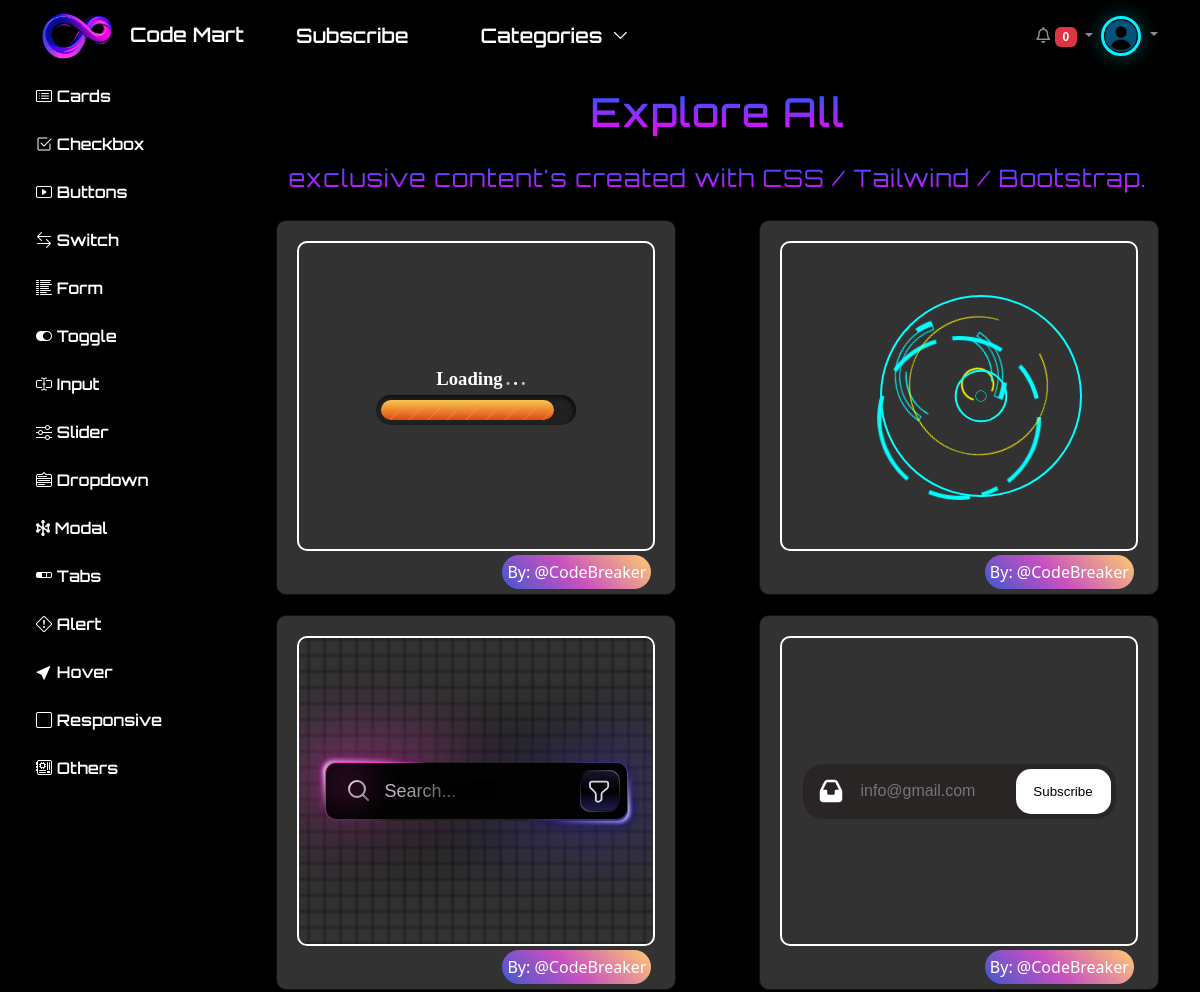
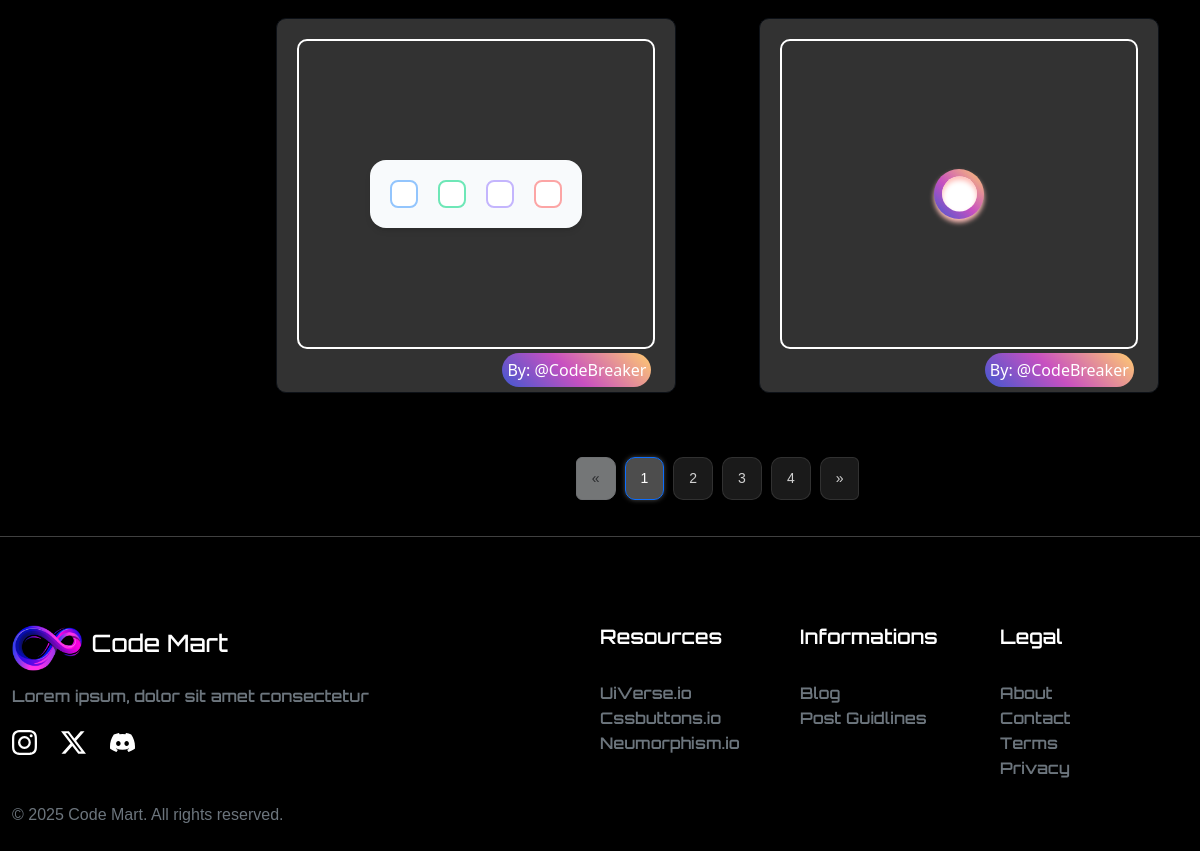
The page /content/ (signed in) on the database its author committed (2 pictures, top to bottom).
### apps/authentication/models.py (models this page shows, shortened)
class User(AbstractUser):
    ROLE_CHOICES = (
        ('developer', 'Developer'),
        ('customer', 'Customer'),
    )
    first_name = models.CharField(max_length=50)
    last_name = models.CharField(max_length=50)
    profile_picture = models.ImageField(
        upload_to='profile_pics/',
        blank=True,
        null=True,
        default='profile_pics/user_default.png'
        )
    mobile = models.PositiveBigIntegerField(unique=True, null=True, blank=True)
    email = models.EmailField(max_length=50, unique=True)
    role = models.CharField(max_length=10, choices=ROLE_CHOICES)
    REQUIRED_FIELDS = ['email', 'mobile']
    groups = models.ManyToManyField(Group, blank=True)
    user_permissions = models.ManyToManyField(Permission, blank=True)
    class Meta:
        app_label = 'authentication'
        verbose_name = 'User'
        verbose_name_plural = 'Users'

### apps/content/models.py (models this page shows, shortened)
class CodeContent(models.Model):
    developer = models.ForeignKey(User, on_delete=models.CASCADE)
    title = models.CharField(max_length=200)
    description = models.TextField()
    html_code = models.TextField()
    css_code = models.TextField(blank=True, null=True)
    js_code = models.TextField(blank=True, null=True)
    image_preview = models.ImageField(upload_to='code_previews/', blank=True, null=True)
    price = models.DecimalField(max_digits=6, decimal_places=2, default=0.00)
    CATEGORY_CHOICES = [
        ('card', 'Cards'),
        ('checkbox', 'Checkbox'),
        ('button', 'Button'),
        ('switch', 'Switch'),
        ('form', 'Form'),
        ('toggle', 'Toggle'),
        ('input', 'Input'),
        ('slider', 'Slider'),
        ('dropdown', 'Dropdown'),
        ('radio', 'Radio'),
        ('modal', 'Modal'),
        ('tabs', 'Tabs'),
        ('alert', 'Alert'),
        ('hover', 'Hover'),
        ('responsive', 'Responsive'),
        ('other', 'Other')
    ]
    category = models.CharField(max_length=50, choices=CATEGORY_CHOICES, default='other')
    DIFFICULTY_CHOICES = [
        ('beginner', 'Beginner'),
        ('intermediate', 'Intermediate'),
        ('advanced', 'Advanced'),
    ]
    difficulty = models.CharField(max_length=20, choices=DIFFICULTY_CHOICES, default='beginner')
    created_at = models.DateTimeField(auto_now_add=True)

### apps/content/views.py (the view)
# urls.py: 2. Add a URL to urlpatterns:  path('', views.home, name='home')
def home(request):
    codes = CodeContent.objects.all().order_by('-created_at')
    paginator = Paginator(codes, 6)
    page_number = request.GET.get('page')
    page_obj = paginator.get_page(page_number)
    return render(request, 'home.html', {'codes': page_obj})

### templates/home.html (shortened to what this page needs)
{% extends 'base.html' %}
{% load static %}
{% block content %}
<link rel="stylesheet" href="{% static 'css/code_live_preview_home.css' %}" />
<link rel="stylesheet" href="{% static 'css/welcomeStyles.css' %}">
<div class="container-fluid m-0 d-flex justify-content-between align-item-center">
  <div class="m-0 p-0 categories" style="20%">
    <div class="submenu">
      <div class="submenu-item text-white orbitron-header">
        <a href="{% url 'category' 'card' %}" class="submenu-link"><i class="bi bi-card-list"></i>&nbsp;Cards</a>
      </div>
      <div class="submenu-item text-white orbitron-header">
        <a href="{% url 'category' 'checkbox' %}" class="submenu-link"><i class="bi bi-check2-square"></i>&nbsp;Checkbox</a>
      </div>
      <div class="submenu-item text-white orbitron-header">
        <a href="{% url 'category' 'button' %}" class="submenu-link"><i class="bi bi-play-btn"></i>&nbsp;Buttons</a>
      </div>
      <div class="submenu-item text-white orbitron-header">
        <a href="{% url 'category' 'switch' %}" class="submenu-link"><i class="bi bi-arrow-left-right"></i>&nbsp;Switch</a>
      </div>
      <div class="submenu-item text-white orbitron-header">
        <a href="{% url 'category' 'form' %}" class="submenu-link"><i class="bi bi-list-columns-reverse"></i>&nbsp;Form</a>
      </div>
      <div class="submenu-item text-white orbitron-header">
        <a href="{% url 'category' 'toggle' %}" class="submenu-link"><i class="bi bi-toggle-on"></i>&nbsp;Toggle</a>
      </div>
      <div class="submenu-item text-white orbitron-header">
        <a href="{% url 'category' 'input' %}" class="submenu-link"><i class="bi bi-input-cursor-text"></i>&nbsp;Input</a>
      </div>
      <div class="submenu-item text-white orbitron-header">
        <a href="{% url 'category' 'slider' %}" class="submenu-link"><i class="bi bi-sliders"></i>&nbsp;Slider</a>
      </div>
      <div class="submenu-item text-white orbitron-header">
        <a href="{% url 'category' 'dropdown' %}" class="submenu-link"><i class="bi bi-menu-down"></i>&nbsp;Dropdown</a>
      </div>
      <div class="submenu-item text-white orbitron-header">
        <a href="{% url 'category' 'modal' %}" class="submenu-link"><i class="fa-solid fa-hexagon-nodes"></i>&nbsp;Modal</a>
      </div>
      <div class="submenu-item text-white orbitron-header">
        <a href="{% url 'category' 'tabs' %}" class="submenu-link"><i class="bi bi-segmented-nav"></i>&nbsp;Tabs</a>
      </div>
      <div class="submenu-item text-white orbitron-header">
        <a href="{% url 'category' 'alert' %}" class="submenu-link"><i class="bi bi-exclamation-diamond"></i>&nbsp;Alert</a>
      </div>
      <div class="submenu-item text-white orbitron-header">
        <a href="{% url 'category' 'hover' %}" class="submenu-link"><i class="bi bi-cursor-fill"></i>&nbsp;Hover</a>
      </div>
      <div class="submenu-item text-white orbitron-header">
        <a href="{% url 'category' 'responsive' %}" class="submenu-link"><i class="bi bi-square"></i>&nbsp;Responsive</a>
      </div>
      <div class="submenu-item text-white orbitron-header">
        <a href="{% url 'category' 'other' %}" class="submenu-link"><i class="bi bi-motherboard"></i>&nbsp;Others</a>
      </div>
    </div>
  </div>
  <div class="m-0 p-0" style="width: 80%;">
    <div class="title">
      <h3 class="mb-4">Explore All</h3>
      <p class="fs-4 mb-4">exclusive content's created with CSS / Tailwind / Bootstrap.</p>
    </div>
    <div class="row">
      {% for code in codes %}
        <div class="col-md-6 m-0 p-0 d-flex justify-content-center align-item-center">
          <div class="l-p-card" style="height: 375px;">
            <div class="l-p-code-editor position-relative group" style="border-radius: 10px; height: 310px;">
              <pre class="m-0 p-0">
                <code class="code-preview-iframe d-block">
                  <iframe id="preview{{ code.id }}" width="100%" height="100%"></iframe>
                </code>
              </pre>
            </div>
            <div class="d-flex justify-content-end align-item-center m-1">
              <div class="name-card">
                <a href="{% url 'developer_profile' code.developer.username %}">
                  By: @{{ code.developer.username }}
                </a>
              </div>
            </div>
          </div>
        </div>
      {% empty %}
        <p>No content uploaded yet.</p>
      {% endfor %}
    </div>
    <div class="d-flex justify-content-center mt-4">
      <nav aria-label="Page navigation">
        <ul class="pagination glassmorphic-pagination">
          {% if codes.has_previous %}
            <li class="page-item">
              <a class="page-link glassmorphic-link" href="?page={{ codes.previous_page_number }}" aria-label="Previous">
                <span aria-hidden="true">«</span>
              </a>
            </li>
          {% else %}
            <li class="page-item disabled">
              <span class="page-link glassmorphic-link disabled">«</span>
            </li>
          {% endif %}
          {% for num in codes.paginator.page_range %}
            {% if codes.number == num %}
              <li class="page-item active"><span class="page-link glassmorphic-link active">{{ num }}</span></li>
            {% else %}
              <li class="page-item"><a class="page-link glassmorphic-link" href="?page={{ num }}">{{ num }}</a></li>
            {% endif %}
          {% endfor %}
          {% if codes.has_next %}
            <li class="page-item">
              <a class="page-link glassmorphic-link" href="?page={{ codes.next_page_number }}" aria-label="Next">
                <span aria-hidden="true">»</span>
              </a>
            </li>
          {% else %}
            <li class="page-item disabled">
              <span class="page-link glassmorphic-link disabled">»</span>
            </li>
          {% endif %}
        </ul>
      </nav>
    </div>
  </div>
</div>
{% endblock %}

### templates/base.html (shortened to what this page needs)
{% load static %}
<!DOCTYPE html>
<html lang="en">
<head>
    <link rel="stylesheet" href="{% static 'css/styles.css' %}">
    <link href="https://cdn.jsdelivr.net/npm/bootstrap@5.3.0/dist/css/bootstrap.min.css" rel="stylesheet">
    <link href="https://cdn.jsdelivr.net/npm/simple-datatables@7.1.2/dist/style.min.css" rel="stylesheet" />
    <link rel="stylesheet" href="https://cdnjs.cloudflare.com/ajax/libs/font-awesome/6.0.0/css/all.min.css">
    <link rel="stylesheet" href="https://cdn.jsdelivr.net/npm/bootstrap-icons@1.11.3/font/bootstrap-icons.min.css">
    <link href="https://cdn.jsdelivr.net/npm/bootstrap@5.3.3/dist/css/bootstrap.min.css" rel="stylesheet">
</head>
<body class="body">
    <nav class="navbar navbar-expand-lg navbar-dark" style="background-color: black;">
        <div class="container">
            <a class="navbar-brand orbitron-header" href="{% url 'welcome' %}">
            <img src="{% static 'images/infinity.png' %}" alt="" width="70px" height="auto" >
            &nbsp; Code Mart</a>
            <div class="menu collapse navbar-collapse" id="navbarNav">
                <a href="{% url 'subscription_plans' %}" class="link">
                    <span class="text-white orbitron-header"> Subscribe</span>
                </a>
                <div class="item">
                  <a href="{% url 'home' %}" class="link">
                    <span class="text-white orbitron-header"> Categories</span>
                  </a>
                </div>
            </div>
            <div class="collapse navbar-collapse" id="navbarNav">
                <ul class="navbar-nav ms-auto">
                    {% if user.is_authenticated %}
                    <li class="nav-item dropdown">
                        <a class="nav-link dropdown-toggle" href="#" id="notificationDropdown" role="button" data-bs-toggle="dropdown" aria-expanded="false">
                            <i class="fa-regular fa-bell"></i>
                            <span id="unread-count" class="badge bg-danger">0</span>
                        </a>
                    </li>
                    <li class="nav-item dropdown">
                        <a class="nav-link dropdown-toggle p-0" id="navbarDropdown" href="#" role="button" data-bs-toggle="dropdown" aria-expanded="false">
                            <img src="{{ user.profile_picture.url }}" class="avatar" alt="Profile Picture" style="height: 40px; width: 40px;">
                        </a>
                    </li>
                    {% else %}
                    <li class="nav-item orbitron-header"><a class="nav-link" href="{% url 'signup' %}">Sign Up</a></li>
                    <li class="nav-item orbitron-header"><a class="nav-link" href="{% url 'login' %}">Login</a></li>
                    {% endif %}
                </ul>
            </div>
        </div>
    </nav>
    <div class="container-fluid m-0 p-0 min-vh-100">
        {% block content %}
        {% endblock %}
    </div>
     <hr>
    <footer class="py-4">
        <div class="container-fluid d-flex justify-content-center p-0 m-0 text-center">
            <div class="col-md-6">
                <div class="container" style="justify-items: left;">
                    <div class="d-flex justify-content-center align-items-center mt-5">
                        <a class="navbar-brand orbitron-header d-flex justify-content-center align-items-center" href="{% url 'welcome' %}">
                        <img src="{% static 'images/infinity.png' %}" alt="" width="70px" height="auto" >
                        &nbsp;&nbsp; <h4>Code Mart</h4></a>
                    </div>
                    <div class="d-flex justify-content-center align-items-center mt-3">
                        <h6 class="orbitron-header text-secondary">Lorem ipsum, dolor sit amet consectetur</h6>
                    </div>
                    <div class="d-flex justify-content-center align-items-center mt-3 gap-4">
                        <a href="#" class="text-decoration-none text-white">
                        </a>
                        <a href="#" class="text-decoration-none text-white">
                            <svg xmlns="http://www.w3.org/2000/svg" width="25" height="25" fill="currentColor" class="bi bi-twitter-x" viewBox="0 0 16 16">
                                <path d="M12.6.75h2.454l-5.36 6.142L16 15.25h-4.937l-3.867-5.07-4.425 5.07H.316l5.733-6.57L0 .75h5.063l3.495 4.633L12.601.75Zm-.86 13.028h1.36L4.323 2.145H2.865z"/>
                              </svg>
                        </a>
                        <a href="#" class="text-decoration-none text-white">
                        </a>
                    </div>
                    <div class="d-flex justify-content-center align-items-center mt-5 mb-5">
                        <p class="text-secondary">© 2025 Code Mart. All rights reserved.</p>
                    </div>
                </div>
            </div>
            <div class="col-md-2">
                <div class="align-item-center mt-5" style="text-align: left;">
                    <h5 class="orbitron-header text-white">Resources</h5><br>
                    <a href="#" class="text-secondary orbitron-header text-decoration-none">UiVerse.io</a><br>
                    <a href="#" class="text-secondary orbitron-header text-decoration-none">Cssbuttons.io</a><br>
                    <a href="#" class="text-secondary orbitron-header text-decoration-none">Neumorphism.io</a><br>
                </div>
            </div>
            <div class="col-md-2">
                <div class="align-item-center mt-5" style="text-align: left;">
                    <h5 class="orbitron-header text-white">Informations</h5><br>
                    <a href="#" class="text-secondary orbitron-header text-decoration-none">Blog</a><br>
                    <a href="#" class="text-secondary orbitron-header text-decoration-none">Post Guidlines</a><br>
                </div>
            </div>
            <div class="col-md-2">
                <div class="align-item-center mt-5" style="text-align: left;">
                    <h5 class="orbitron-header text-white">Legal</h5><br>
                    <a href="{% url 'about' %}" class="text-secondary orbitron-header text-decoration-none">About</a><br>
                    <a href="{% url 'contact' %}" class="text-secondary orbitron-header text-decoration-none">Contact</a><br>
                    <a href="{% url 'terms' %}" class="text-secondary orbitron-header text-decoration-none">Terms</a><br>
                    <a href="{% url 'privacy' %}" class="text-secondary orbitron-header text-decoration-none">Privacy</a><br>
                </div>
            </div>
        </div>
    </footer>
</body>
</html>

### rows shown on the page
User: profile_picture (placeholder picture)
CodeContent: developer.username "CodeBreaker"
CodeContent: developer.username "CodeBreaker"
CodeContent: developer.username "CodeBreaker"
CodeContent: developer.username "CodeBreaker"
CodeContent: developer.username "CodeBreaker"
CodeContent: developer.username "CodeBreaker"

### other values the page prints
{{ num }} "1"
{{ num }} "2" "3" "4"
